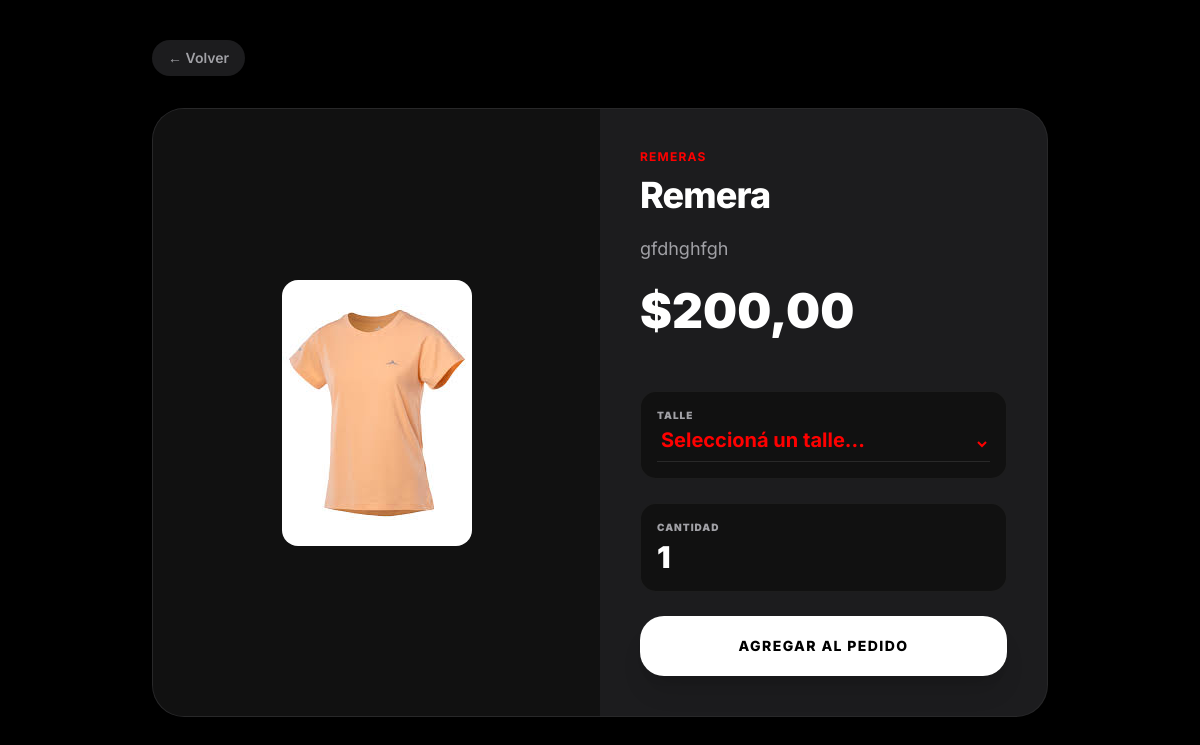
Screenshot of /producto/10/ with the database file from the repository.
### catalogo/models.py (models this page shows, shortened)
class Producto(models.Model):
    nombre = models.CharField(max_length=200)
    descripcion = models.TextField()
    precio = models.DecimalField(max_digits=10, decimal_places=2)
    categoria = models.ForeignKey(Categoria, on_delete=models.CASCADE, null=True, blank=True)
    talles = models.ManyToManyField(Talle, blank=True, help_text="Seleccioná los talles disponibles")
    imagen = models.ImageField(upload_to=ruta_dinamica_categoria, null=True, blank=True)
    en_oferta = models.BooleanField(default=False)

class Categoria(models.Model):
    nombre = models.CharField(max_length=100)

### catalogo/views.py (the view)
# urls.py: path('producto/<int:producto_id>/', views.detalle, name='detalle'),
def detalle(request, producto_id):
    producto = get_object_or_404(Producto, id=producto_id)
    return render(request, 'catalogo/detalle.html', {'producto': producto})

### catalogo/context_processors.py (called while the page is built)
def datos_empresa(request):
    try:
        conf = ConfiguracionSitio.objects.get(pk=1)
        return {
            'nombre_empresa': conf.nombre_empresa,
            'whatsapp_empresa': conf.whatsapp,
            'email_empresa': conf.email,
            'info_empresa': conf.texto_informacion
        }
    except ConfiguracionSitio.DoesNotExist:
        return {
            'nombre_empresa': "TU MARCA",
            'whatsapp_empresa': "",
            'email_empresa': "",
            'info_empresa': ""
        }

### catalogo/templates/catalogo/detalle.html (shortened to what this page needs)
<!DOCTYPE html>
<html lang="es">
<head>
    <script src="https://cdn.tailwindcss.com"></script>
</head>
<body class="py-10 px-6">
    <div class="container mx-auto max-w-4xl">
        <a href="{% url 'inicio' %}" class="inline-flex items-center gap-2 mb-8 px-4 py-2 rounded-full bg-[#1c1c1e] text-[#a1a1a6] text-sm font-semibold">
            &larr; Volver
        </a>
        <div class="oneui-card overflow-hidden flex flex-col md:flex-row shadow-2xl">
            <div class="md:w-1/2 bg-[#111] p-8 flex items-center justify-center">
                {% if producto.imagen %}
                    <img src="{{ producto.imagen.url }}" alt="{{ producto.nombre }}" class="max-w-full h-auto rounded-2xl">
                {% endif %}
            </div>
            <div class="md:w-1/2 p-10 flex flex-col justify-center">
                <span class="text-[#ff0000] text-xs font-bold uppercase tracking-widest mb-2">{{ producto.categoria.nombre }}</span>
                <h1 class="text-4xl font-extrabold mb-4 tracking-tight leading-tight">{{ producto.nombre }}</h1>
                <p class="text-[#a1a1a6] text-lg leading-relaxed mb-6">{{ producto.descripcion }}</p>
                <p class="text-5xl font-black text-white mb-8">${{ producto.precio|floatformat:2 }}</p>
                <form action="{% url 'agregar' producto.id %}" method="POST" class="space-y-6" onsubmit="if(document.getElementById('selector-talle') && document.getElementById('selector-talle').value == '') { alert('¡Epa! Seleccioná un talle primero.'); return false; }">
                    {% if producto.talles.all %}
                    <div class="bg-[#111] p-4 rounded-2xl border border-white/5 flex flex-col">
                        <label class="text-[10px] font-black text-[#a1a1a6] uppercase tracking-widest mb-1">TALLE</label>
                        <select name="talle" id="selector-talle" required class="bg-transparent text-[#ff0000] text-xl font-bold outline-none w-full border-b border-white/10 pb-2 cursor-pointer">
                            <option value="">Seleccioná un talle...</option>
                        </select>
                    </div>
                    {% endif %}
                    <div class="bg-[#111] p-4 rounded-2xl border border-white/5 flex flex-col">
                        <label class="text-[10px] font-black text-[#a1a1a6] uppercase tracking-widest mb-1">CANTIDAD</label>
                        <input type="number" name="cantidad" value="1" min="1"
                               class="bg-transparent text-white text-3xl font-black outline-none w-full">
                    </div>
                    <button type="submit" class="btn-confirm w-full py-5 text-center uppercase tracking-widest text-sm shadow-xl">
                        Agregar al Pedido
                    </button>
                </form>
            </div>
        </div>
    </div>
</body>
</html>

### catalogo/templates/catalogo/detalle.html (style rules this page uses)
:root { --oneui-bg: #000000; --oneui-card: #1c1c1e; }
body { background-color: var(--oneui-bg); color: white; font-family: 'Inter', sans-serif; }
.oneui-card { background-color: var(--oneui-card); border-radius: 32px; border: 1px solid rgba(255, 255, 255, 0.05); }
.btn-confirm { background-color: #ffffff; color: #000000; border-radius: 24px; font-weight: 800; transition: all 0.3s; }
#selector-talle option { background-color: #000000 !important; color: #ff0000 !important; font-weight: bold; }

### rows the page displays
Producto: imagen (picture), categoria.nombre "REMERAS", nombre "Remera", descripcion "gfdhghfgh", precio "200,00"
